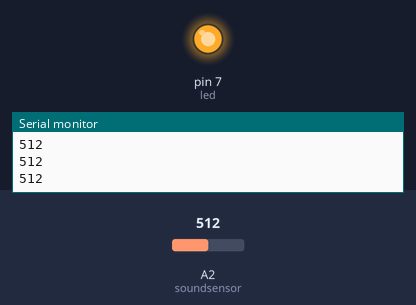
This sketch was run on a simulated Arduino Uno, built with avr-gcc and run on an emulated ATmega328P. Parts: output pins drawn as LEDs (lit = HIGH), the last lines printed to the serial monitor. The test bench sets the inputs (shaded band); at power-on: A2 (soundsensor) = 512.

Above: at 1.2 s.
1.3 s: A2 (soundsensor) set to 11
2.8 s: A2 (soundsensor) set to 8
At 4.0 s:
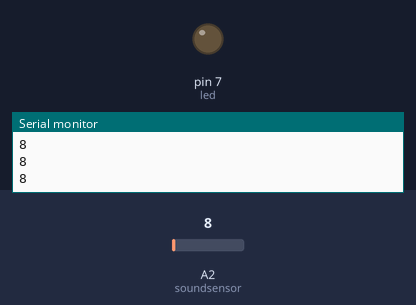
4.3 s: A2 (soundsensor) set to 122
At 5.4 s:
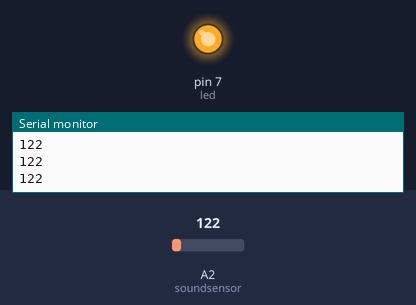
5.8 s: A2 (soundsensor) set to 0
At 6.7 s:
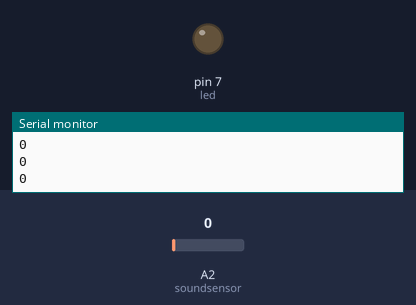
Timing chart, 0 to 8.3 s (numbered marks = the images above; inputs shaded):
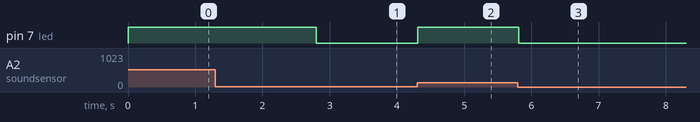

The sketch:

sound.ino
```cpp
const int soundsensor=A2;
const int threshold=10;
int led=7;
void setup() {
pinMode(soundsensor,INPUT);
pinMode(led,OUTPUT);
Serial.begin(9600);

}

void loop() {
int senval=analogRead(soundsensor);
Serial.println(senval);
if(senval>=threshold)
{ digitalWrite(led,HIGH);
delay(10);
}
else
{digitalWrite(led,LOW);
}


}
```

Measured:
- the behaviour switches between 10 and 9 on A2 (soundsensor) (found by bisection; images 0 and 1)
- after the input at 2.8 s, pin 7 (led): HIGH → LOW at once
- after the input at 4.3 s, pin 7 (led): LOW → HIGH at once
- after the input at 5.8 s, pin 7 (led): HIGH → LOW at once
